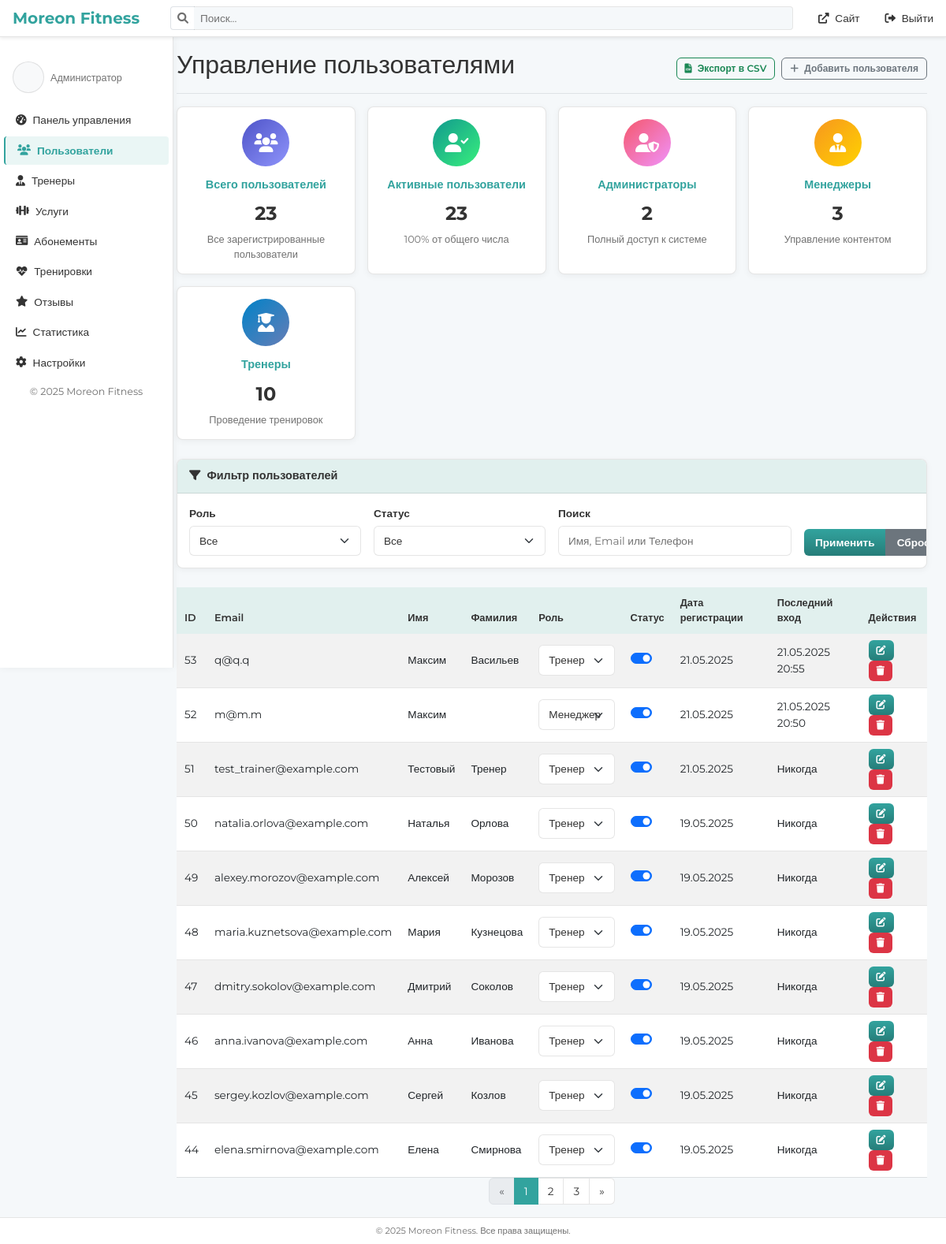
The page /admin/users.php (signed in) on the database its author committed.
### tables this page shows
CREATE TABLE `users` (
  `id` int NOT NULL,
  `email` varchar(255) NOT NULL,
  `password_hash` varchar(255) NOT NULL,
  `role` enum('admin','manager','trainer','user') NOT NULL DEFAULT 'user',
  `first_name` varchar(100) NOT NULL,
  `last_name` varchar(100) NOT NULL,
  `phone` varchar(20) DEFAULT NULL,
  `birthdate` date DEFAULT NULL,
  `gender` enum('male','female') DEFAULT NULL,
  `avatar_url` varchar(255) DEFAULT NULL,
  `height` int DEFAULT NULL,
  `weight` float DEFAULT NULL,
  `is_active` tinyint(1) DEFAULT '1',
  `last_login` timestamp NULL DEFAULT NULL,
  `created_at` timestamp NULL DEFAULT CURRENT_TIMESTAMP,
  `updated_at` timestamp NULL DEFAULT CURRENT_TIMESTAMP ON UPDATE CURRENT_TIMESTAMP
);

### admin/users.php (the view, shortened to what this page needs)
<?php
require_once('includes/auth_check.php');
$page = isset($_GET['page']) ? (int)$_GET['page'] : 1;
$perPage = 10;
$offset = ($page - 1) * $perPage;
$roleFilter = isset($_GET['user_role']) ? $_GET['user_role'] : '';
$statusFilter = isset($_GET['status']) ? $_GET['status'] : '';
$searchFilter = isset($_GET['search']) ? $_GET['search'] : '';
$whereConditions = [];
$whereClause = !empty($whereConditions) ? "WHERE " . implode(" AND ", $whereConditions) : "";
$countSql = "SELECT COUNT(*) FROM users {$whereClause}";
$countStmt = $pdo->prepare($countSql);
$countStmt->execute();
$totalUsers = $countStmt->fetchColumn();
$totalPages = ceil($totalUsers / $perPage);
$sql = "SELECT id, email, first_name, last_name, phone, role, is_active, created_at, last_login
        FROM users
        {$whereClause}
        ORDER BY id DESC
        LIMIT :offset, :perPage";
$usersStmt = $pdo->prepare($sql);
$usersStmt->bindParam(':offset', $offset, PDO::PARAM_INT);
$usersStmt->bindParam(':perPage', $perPage, PDO::PARAM_INT);
$usersStmt->execute();
$users = $usersStmt->fetchAll();
include 'includes/header.php';
?>
<div class="container-fluid">
    <div class="row">
        <?php include 'includes/sidebar.php'; ?>
        <main class="col-md-9 ms-sm-auto col-lg-10 px-md-4">
            <div class="d-flex justify-content-between flex-wrap flex-md-nowrap align-items-center pt-3 pb-2 mb-3 border-bottom">
                <h1 class="h2">Управление пользователями</h1>
                <div class="btn-toolbar mb-2 mb-md-0">
                    <a href="export_users.php?role=<?= urlencode($roleFilter) ?>&status=<?= urlencode($statusFilter) ?>&search=<?= urlencode($searchFilter) ?>" class="btn btn-sm btn-outline-success me-2">
                        <i class="fas fa-file-csv me-1"></i> Экспорт в CSV
                    </a>
                    <button type="button" class="btn btn-sm btn-outline-secondary" data-bs-toggle="modal" data-bs-target="#addUserModal">
                        <i class="fas fa-plus me-1"></i> Добавить пользователя
                    </button>
                </div>
            </div>
            <?php
            $statsStmt = $pdo->query("
                SELECT
                    COUNT(*) AS total_users,
                    SUM(CASE WHEN is_active = 1 THEN 1 ELSE 0 END) AS active_users,
                    SUM(CASE WHEN role = 'admin' THEN 1 ELSE 0 END) AS admins,
                    SUM(CASE WHEN role = 'manager' THEN 1 ELSE 0 END) AS managers,
                    SUM(CASE WHEN role = 'trainer' THEN 1 ELSE 0 END) AS trainers,
                    SUM(CASE WHEN role = 'user' THEN 1 ELSE 0 END) AS normal_users
                FROM users
            ");
            $stats = $statsStmt->fetch(PDO::FETCH_ASSOC);
            ?>
            <div class="quick-stats mb-4">
                <div class="stat-card">
                    <div class="stat-icon-wrapper">
                        <i class="fas fa-users"></i>
                    </div>
                    <h4>Всего пользователей</h4>
                    <p><?= $stats['total_users'] ?></p>
                    <span class="text-muted">Все зарегистрированные пользователи</span>
                </div>
                <div class="stat-card">
                    <div class="stat-icon-wrapper">
                        <i class="fas fa-user-check"></i>
                    </div>
                    <h4>Активные пользователи</h4>
                    <p><?= $stats['active_users'] ?></p>
                    <span class="text-muted"><?= round(($stats['active_users'] / $stats['total_users']) * 100) ?>% от общего числа</span>
                </div>
                <div class="stat-card">
                    <div class="stat-icon-wrapper">
                        <i class="fas fa-user-shield"></i>
                    </div>
                    <h4>Администраторы</h4>
                    <p><?= $stats['admins'] ?></p>
                    <span class="text-muted">Полный доступ к системе</span>
                </div>
                <div class="stat-card">
                    <div class="stat-icon-wrapper">
                        <i class="fas fa-user-tie"></i>
                    </div>
                    <h4>Менеджеры</h4>
                    <p><?= $stats['managers'] ?></p>
                    <span class="text-muted">Управление контентом</span>
                </div>
                <div class="stat-card">
                    <div class="stat-icon-wrapper">
                        <i class="fas fa-user-graduate"></i>
                    </div>
                    <h4>Тренеры</h4>
                    <p><?= $stats['trainers'] ?></p>
                    <span class="text-muted">Проведение тренировок</span>
                </div>
            </div>
            <div class="card mb-4">
                <div class="card-header">
                    <i class="fas fa-filter me-1"></i>
                    Фильтр пользователей
                </div>
                <div class="card-body">
                    <form action="" method="get" class="row g-3">
                        <div class="col-md-3">
                            <label for="filter-role" class="form-label">Роль</label>
                            <select id="filter-role" name="role" class="form-select">
                                <option value="">Все</option>
                            </select>
                        </div>
                        <div class="col-md-3">
                            <label for="filter-status" class="form-label">Статус</label>
                            <select id="filter-status" name="status" class="form-select">
                                <option value="">Все</option>
                            </select>
                        </div>
                        <div class="col-md-4">
                            <label for="filter-search" class="form-label">Поиск</label>
                            <input type="text" class="form-control" id="filter-search" name="search" placeholder="Имя, Email или Телефон" value="<?= htmlspecialchars($searchFilter) ?>">
                        </div>
                        <div class="col-md-2 d-flex align-items-end">
                            <div class="btn-group w-100">
                                <button type="submit" class="btn btn-primary">Применить</button>
                                <a href="users.php" class="btn btn-secondary">Сбросить</a>
                            </div>
                        </div>
                    </form>
                </div>
            </div>
            <div class="table-responsive">
                <table class="table table-striped table-hover">
                    <thead>
                        <tr>
                            <th>ID</th>
                            <th>Email</th>
                            <th>Имя</th>
                            <th>Фамилия</th>
                            <th>Роль</th>
                            <th>Статус</th>
                            <th>Дата регистрации</th>
                            <th>Последний вход</th>
                            <th>Действия</th>
                        </tr>
                    </thead>
                    <tbody>
                        <?php foreach ($users as $user): ?>
                        <tr>
                            <td><?= htmlspecialchars($user['id']) ?></td>
                            <td><?= htmlspecialchars($user['email']) ?></td>
                            <td><?= htmlspecialchars($user['first_name']) ?></td>
                            <td><?= htmlspecialchars($user['last_name']) ?></td>
                            <td>
                                <?php if ($_SESSION['user_role'] === 'admin' && $user['id'] != $_SESSION['user_id']): ?>
                                <select class="form-select form-select-sm role-select" data-user-id="<?= $user['id'] ?>">
                                    <option value="trainer" <?= $user['role'] === 'trainer' ? 'selected' : '' ?>>Тренер</option>
                                    <option value="manager" <?= $user['role'] === 'manager' ? 'selected' : '' ?>>Менеджер</option>
                                </select>
                                <?php else: ?>
                                <span class="badge bg-<?= $user['role'] === 'admin' ? 'danger' : ($user['role'] === 'manager' ? 'warning' : ($user['role'] === 'trainer' ? 'info' : 'primary')) ?>">
                                    <?= ucfirst(htmlspecialchars($user['role'])) ?>
                                </span>
                                <?php endif; ?>
                            </td>
                            <td>
                                <div class="form-check form-switch">
                                    <input class="form-check-input status-toggle" type="checkbox"
                                        data-user-id="<?= $user['id'] ?>"
                                        <?= $user['is_active'] ? 'checked' : '' ?>
                                        <?= $user['id'] == $_SESSION['user_id'] ? 'disabled' : '' ?>>
                                </div>
                            </td>
                            <td><?= date('d.m.Y', strtotime($user['created_at'])) ?></td>
                            <td><?= $user['last_login'] ? date('d.m.Y H:i', strtotime($user['last_login'])) : 'Никогда' ?></td>
                            <td class="action-buttons">
                                <button type="button" class="btn btn-sm btn-primary" data-bs-toggle="modal" data-bs-target="#editUserModal" data-user-id="<?= $user['id'] ?>">
                                    <i class="fas fa-edit"></i>
                                </button>
                                <?php if ($_SESSION['user_role'] === 'admin' && $user['id'] != $_SESSION['user_id']): ?>
                                <button type="button" class="btn btn-sm btn-danger" data-bs-toggle="modal" data-bs-target="#deleteUserModal" data-user-id="<?= $user['id'] ?>">
                                    <i class="fas fa-trash"></i>
                                </button>
                                <?php endif; ?>
                            </td>
                        </tr>
                        <?php endforeach; ?>
                    </tbody>
                </table>
            </div>
            <?php if ($totalPages > 1): ?>
            <nav aria-label="Навигация по страницам">
                <ul class="pagination justify-content-center">
                    <li class="page-item <?= $page <= 1 ? 'disabled' : '' ?>">
                        <a class="page-link" href="?page=<?= $page - 1 ?>&role=<?= urlencode($roleFilter) ?>&status=<?= urlencode($statusFilter) ?>&search=<?= urlencode($searchFilter) ?>" aria-label="Предыдущая">
                            <span aria-hidden="true">&laquo;</span>
                        </a>
                    </li>
                    <?php for ($i = 1; $i <= $totalPages; $i++): ?>
                    <li class="page-item <?= $i === $page ? 'active' : '' ?>">
                        <a class="page-link" href="?page=<?= $i ?>&role=<?= urlencode($roleFilter) ?>&status=<?= urlencode($statusFilter) ?>&search=<?= urlencode($searchFilter) ?>"><?= $i ?></a>
                    </li>
                    <?php endfor; ?>
                    <li class="page-item <?= $page >= $totalPages ? 'disabled' : '' ?>">
                        <a class="page-link" href="?page=<?= $page + 1 ?>&role=<?= urlencode($roleFilter) ?>&status=<?= urlencode($statusFilter) ?>&search=<?= urlencode($searchFilter) ?>" aria-label="Следующая">
                            <span aria-hidden="true">&raquo;</span>
                        </a>
                    </li>
                </ul>
            </nav>
            <?php endif; ?>
        </main>
    </div>
</div>
<?php include 'includes/footer.php'; ?>

### style/admin.css (style rules this page uses)
:root { --sidebar-width: 220px; --primary-color: #f5f8fa; --secondary-color: #e1f0ee; --accent-color: #32a39e; --accent-gradient: linear-gradient(180deg, #32a39e 0%, #267d79 100%); --light-bg: #ffffff; --text-color: #333333; --text-muted: #717171; --border-color: rgba(0, 0, 0, 0.1); --card-bg: #ffffff; --hover-bg: rgba(0, 0, 0, 0.05); --active-bg: rgba(50, 163, 158, 0.1); }
body { font-family: "Montserrat", sans-serif; background-color: var(--primary-color); color: var(--text-color); font-size: 0.9rem; }
.text-muted { color: var(--text-muted) !important; }
h1, h2, h3, h4, h5, h6 { font-weight: 600; }
.card, .welcome-section, .admin-form, .admin-table { background: var(--card-bg); border-radius: 8px; border: 1px solid var(--border-color); box-shadow: 0 2px 8px rgba(0, 0, 0, 0.05); margin-bottom: 20px; overflow: hidden; }
.card-header { background-color: var(--secondary-color); border-bottom: 1px solid var(--border-color); color: var(--text-color); font-weight: 600; font-size: 0.9rem; padding: 10px 15px; }
.card-body { padding: 15px; }
.quick-stats { display: grid; grid-template-columns: repeat(auto-fit, minmax(200px, 1fr)); gap: 15px; margin-bottom: 20px; }
.stat-card { background: var(--card-bg); padding: 15px; border-radius: 8px; transition: transform 0.2s ease; border: 1px solid var(--border-color); box-shadow: 0 2px 8px rgba(0, 0, 0, 0.05); position: relative; overflow: hidden; text-align: center; }
.stat-card .stat-icon-wrapper { width: 60px; height: 60px; border-radius: 50%; background: var(--accent-gradient); color: white; display: flex; align-items: center; justify-content: center; margin: 0 auto 15px; font-size: 1.5rem; }
.stat-card:nth-child(1) .stat-icon-wrapper { background: linear-gradient(135deg, #4e54c8, #8f94fb); }
.stat-card:nth-child(2) .stat-icon-wrapper { background: linear-gradient(135deg, #11998e, #38ef7d); }
.stat-card:nth-child(3) .stat-icon-wrapper { background: linear-gradient(135deg, #f5576c, #f093fb); }
.stat-card:nth-child(4) .stat-icon-wrapper { background: linear-gradient(135deg, #f7971e, #ffd200); }
.stat-card:nth-child(5) .stat-icon-wrapper { background: linear-gradient(135deg, #0082c8, #667db6); }
.stat-card h4 { color: var(--accent-color); margin-bottom: 10px; font-size: 0.9rem; font-weight: 600; }
.stat-card p { color: var(--text-color); font-size: 1.5rem; font-weight: 700; margin-bottom: 5px; }
.stat-card .text-muted { font-size: 0.8rem; display: block; }
.table { color: var(--text-color); margin-bottom: 0; font-size: 0.85rem; }
.table thead th { background-color: var(--secondary-color); color: var(--text-color); border-bottom: none; font-weight: 600; padding: 10px; font-size: 0.8rem; }
.table tbody td { border-color: var(--border-color); padding: 8px 10px; vertical-align: middle; }
.form-control, .form-select { background-color: var(--light-bg); border: 1px solid var(--border-color); color: var(--text-color); padding: 8px 12px; border-radius: 6px; font-size: 0.85rem; }
.form-control::placeholder { color: var(--text-muted); }
.form-label { color: var(--text-color); font-weight: 600; margin-bottom: 6px; font-size: 0.85rem; }
.btn { font-family: "Montserrat", sans-serif; border-radius: 6px; padding: 6px 14px; font-size: 0.85rem; font-weight: 600; transition: all 0.2s ease; }
.btn-primary { background: var(--accent-gradient); color: #ffffff; border: none; }
.btn-sm { padding: 4px 10px; font-size: 0.75rem; }
.btn-danger { background: #dc3545; color: #ffffff; border: none; }
.page-link { background-color: var(--light-bg); border-color: var(--border-color); color: var(--text-color); font-size: 0.85rem; }
.page-item.active .page-link { background-color: var(--accent-color); border-color: var(--accent-color); color: #ffffff; }

### rows shown on the page
users: id "53", email "q@q.q", first_name "Максим", last_name "Васильев", role+id "Тренер", is_active "☑", created_at "21.05.2025", last_login "21.05.2025 20:55"
users: id "52", email "m@m.m", first_name "Максим", role+id "Менеджер", is_active "☑", created_at "21.05.2025", last_login "21.05.2025 20:50"
users: id "51", email "test_trainer@example.com", first_name "Тестовый", last_name "Тренер", role+id "Тренер", is_active "☑", created_at "21.05.2025", shows "Никогда"
users: id "50", email "natalia.orlova@example.com", first_name "Наталья", last_name "Орлова", role+id "Тренер", is_active "☑", created_at "19.05.2025", shows "Никогда"
users: id "49", email "alexey.morozov@example.com", first_name "Алексей", last_name "Морозов", role+id "Тренер", is_active "☑", created_at "19.05.2025", shows "Никогда"
users: id "48", email "maria.kuznetsova@example.com", first_name "Мария", last_name "Кузнецова", role+id "Тренер", is_active "☑", created_at "19.05.2025", shows "Никогда"
users: id "47", email "dmitry.sokolov@example.com", first_name "Дмитрий", last_name "Соколов", role+id "Тренер", is_active "☑", created_at "19.05.2025", shows "Никогда"
users: id "46", email "anna.ivanova@example.com", first_name "Анна", last_name "Иванова", role+id "Тренер", is_active "☑", created_at "19.05.2025", shows "Никогда"
users: id "45", email "sergey.kozlov@example.com", first_name "Сергей", last_name "Козлов", role+id "Тренер", is_active "☑", created_at "19.05.2025", shows "Никогда"
users: id "44", email "elena.smirnova@example.com", first_name "Елена", last_name "Смирнова", role+id "Тренер", is_active "☑", created_at "19.05.2025", shows "Никогда"

### other values the page prints
$roleLabels[$_SESSION['user_role']] "Администратор"
$stats['total_users'] "23"
$stats['active_users'] "23"
$stats['admins'] "2"
$stats['managers'] "3"
$stats['trainers'] "10"
